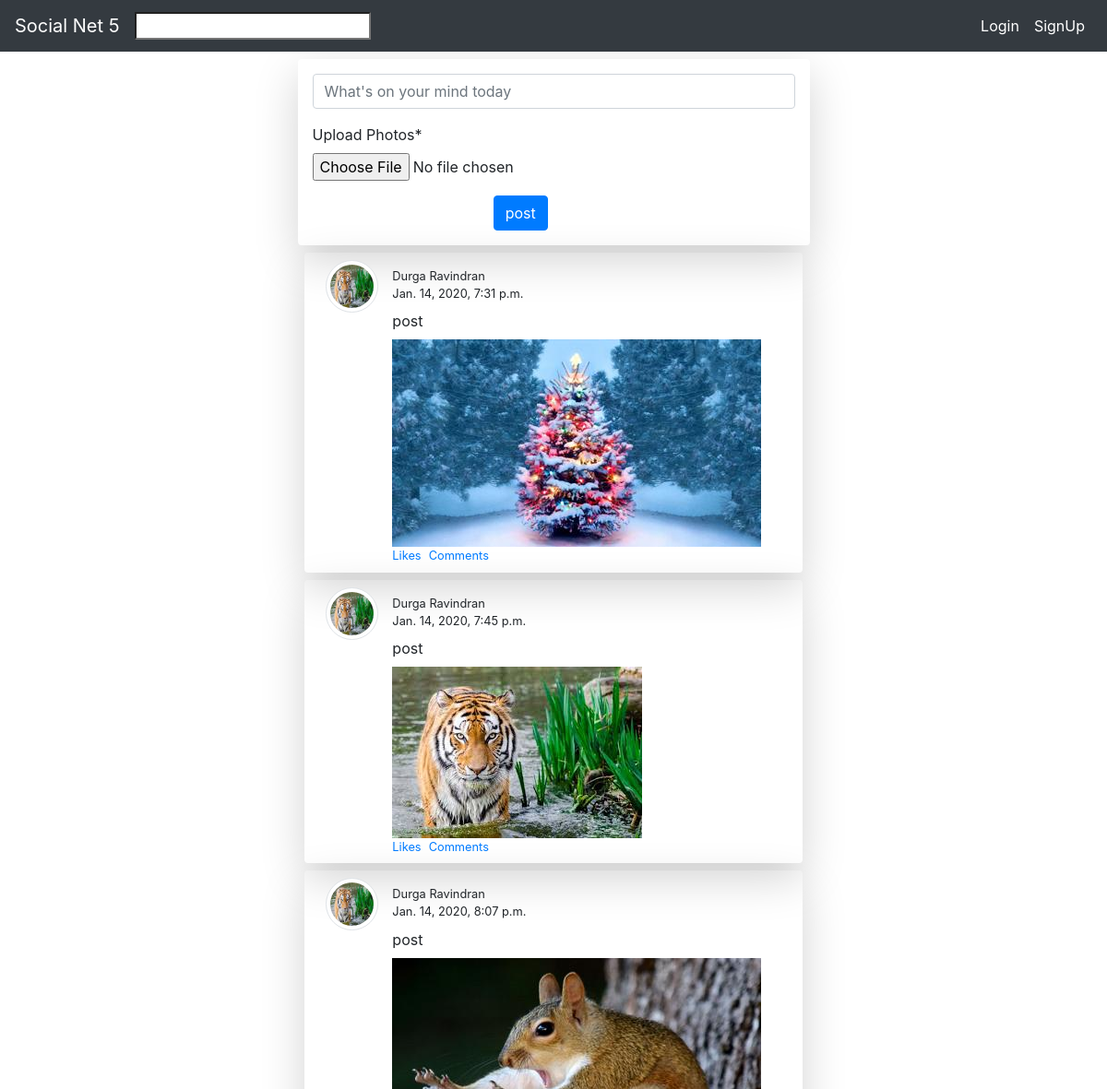
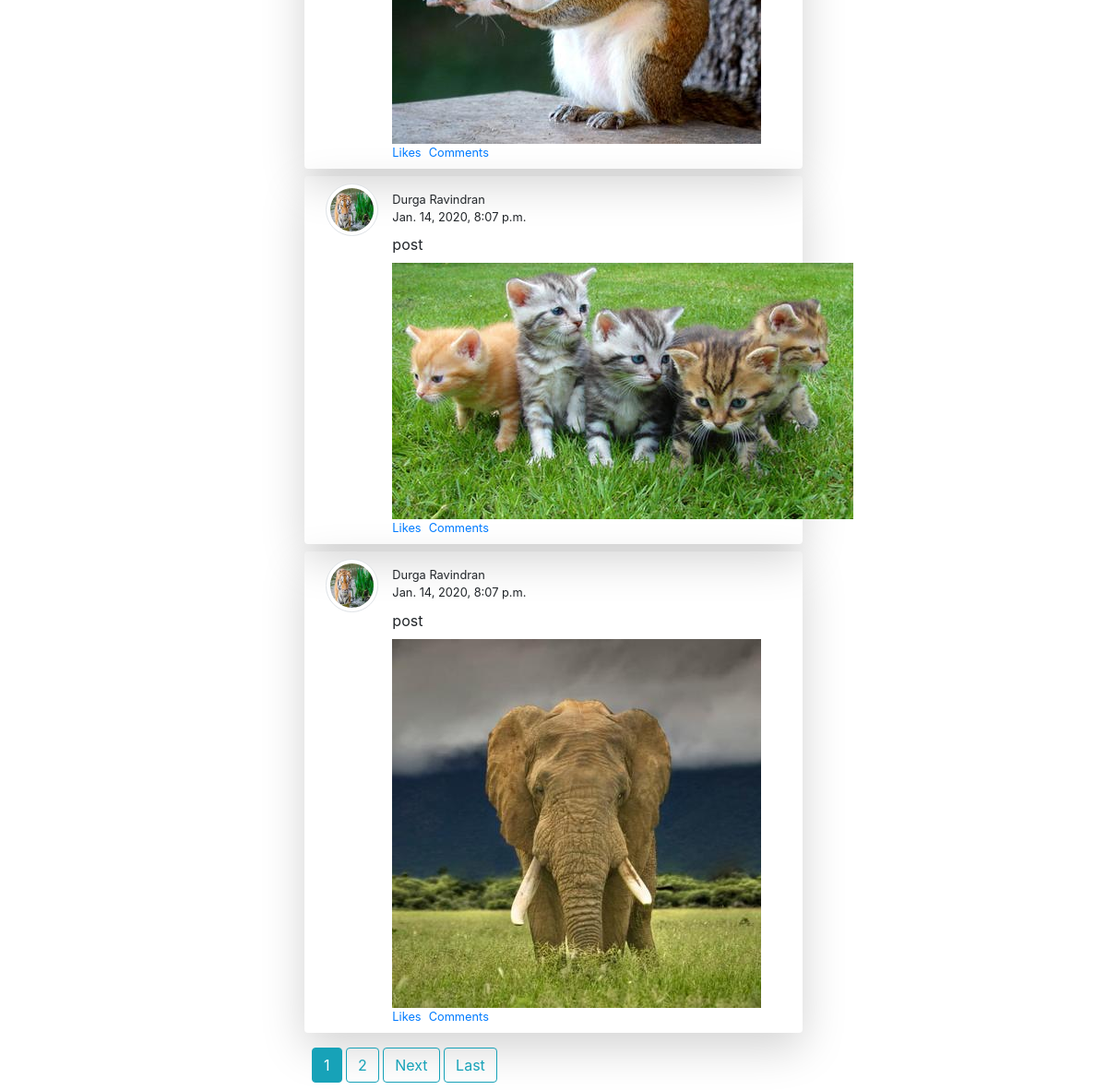
/feed/, run on the app's committed database (2 pictures, top to bottom).
### feed/models.py (models this page shows, shortened)
class Feed(models.Model):
	post = models.CharField(max_length=255)
	image = models.ImageField(upload_to=feed_data_directory)
	date = models.DateTimeField(auto_now_add=True)
	user = models.ForeignKey(SnetUser, on_delete=models.CASCADE)

### users/models.py (models this page shows, shortened)
class SnetUser(AbstractUser):
	dob = models.DateField()
	gender = models.CharField(max_length=1, choices=GENDER_CHOICES)

class Profile(models.Model):
	image = models.ImageField(default='default.png', upload_to=profile_pic_dir)
	user = models.OneToOneField(SnetUser, on_delete=models.CASCADE)

### feed/views.py (the view)
# urls.py: path('feed/',feed_views.feed_list, name='feed_list'),
def feed_list(request):
	feed_obj = Feed.objects.all()
	paginator = Paginator(feed_obj, 5)
	page = request.GET.get('page',1)
	try:
		pages = paginator.page(page)
	except PageNotAnInteger:
		pages = paginator.page(1)
	except EmptyPage:
		pages = paginator.page(paginator.num_pages)
	if request.method == 'POST':
		feed_form = FeedForm(request.POST, request.FILES)
		if feed_form.is_valid():
			f_mod_obj = feed_form.save(commit=False)
			f_mod_obj.user = request.user
			f_mod_obj.save()
			return HttpResponseRedirect(reverse('feed:feed_list'))
	else:
		feed_form = FeedForm()
	return render(request, 'feed/feed.html', locals())

### feed/forms.py
class FeedForm(forms.ModelForm):
	post = forms.CharField(label='', widget=forms.TextInput(attrs={'placeholder':"What's on your mind today", 'class':'small'}))
	image = forms.ImageField(label='Upload Photos')
	class Meta:
		model = Feed
		fields = ['post','image']

### feed/templates/feed/feed.html (shortened to what this page needs)
{% extends 'users/base.html' %}
{% load crispy_forms_tags %}
{% block body %}
<div class="container">
	<div class="container shadow-lg rounded w-50 p-3 mt-2">
		<form class="mx-auto" method="post" enctype="multipart/form-data">
			{{feed_form|crispy}}
			<div class="w-25 mx-auto">
				<input class="btn btn-primary" type="submit" name="post" value="post">
			</div>
		</form>
	</div>
	<div class="container">
		{% for page_items in pages %}
		<div class="row container shadow-lg w-50 mx-auto mt-2 p-2 rounded">
			<div class="col-md-2">
				<img class="img-thumbnail rounded-circle" src="{{page_items.user.profile.image.url}}" width="100" height="100">
			</div>
			<div class="col-md-8">
				<div class="row mt-2">
					<small>{{page_items.user.first_name}} {{page_items.user.last_name}}</small>
				</div>
				<div class="row">
					<small>{{page_items.date}}</small>
				</div>
				<div class="row mt-2 mb-2">
					{{page_items.post}}
				</div>
				<div class="row">
					<img src="{{page_items.image.url}}">
				</div>
				<div class="row">
					<small><a class="" href="">Likes</a></small>
					<small><a class="p-2" href="">Comments</a></small>
				</div>
			</div>
		</div>
		{% endfor %}
		<div class="container mx-auto w-50 mt-2 p-2">
			{% for num in pages.paginator.page_range %}
				{% if num == pages.number %}
					<a class="btn btn-info" href="?page={{num}}">{{num}}</a>
				{% elif num > pages.number|add:'-3' and num < pages.number|add:'3' %}
					<a class="btn btn-outline-info" href="?page={{num}}">{{num}}</a>
				{% endif %}
			{% endfor %}
			{% if pages.has_next %}
				<a class="btn btn-outline-info" href="?page={{pages.next_page_number}}">Next</a>
				<a class="btn btn-outline-info" href="?page={{pages.paginator.num_pages}}">Last</a>
			{% endif %}
		</div>
	</div>
</div>
{% endblock %}

### data on the page
Feed: user.profile.image (picture), user.first_name "Durga", user.last_name "Ravindran", date "Jan. 14, 2020, 7:31 p.m.", post "post", image (picture)
Feed: user.profile.image (picture), user.first_name "Durga", user.last_name "Ravindran", date "Jan. 14, 2020, 7:45 p.m.", post "post", image (picture)
Feed: user.profile.image (picture), user.first_name "Durga", user.last_name "Ravindran", date "Jan. 14, 2020, 8:07 p.m.", post "post", image (picture)
Feed: user.profile.image (picture), user.first_name "Durga", user.last_name "Ravindran", date "Jan. 14, 2020, 8:07 p.m.", post "post", image (picture)
Feed: user.profile.image (picture), user.first_name "Durga", user.last_name "Ravindran", date "Jan. 14, 2020, 8:07 p.m.", post "post", image (picture)

### other printed values
{{ num }} "1"
{{ num }} "2"
